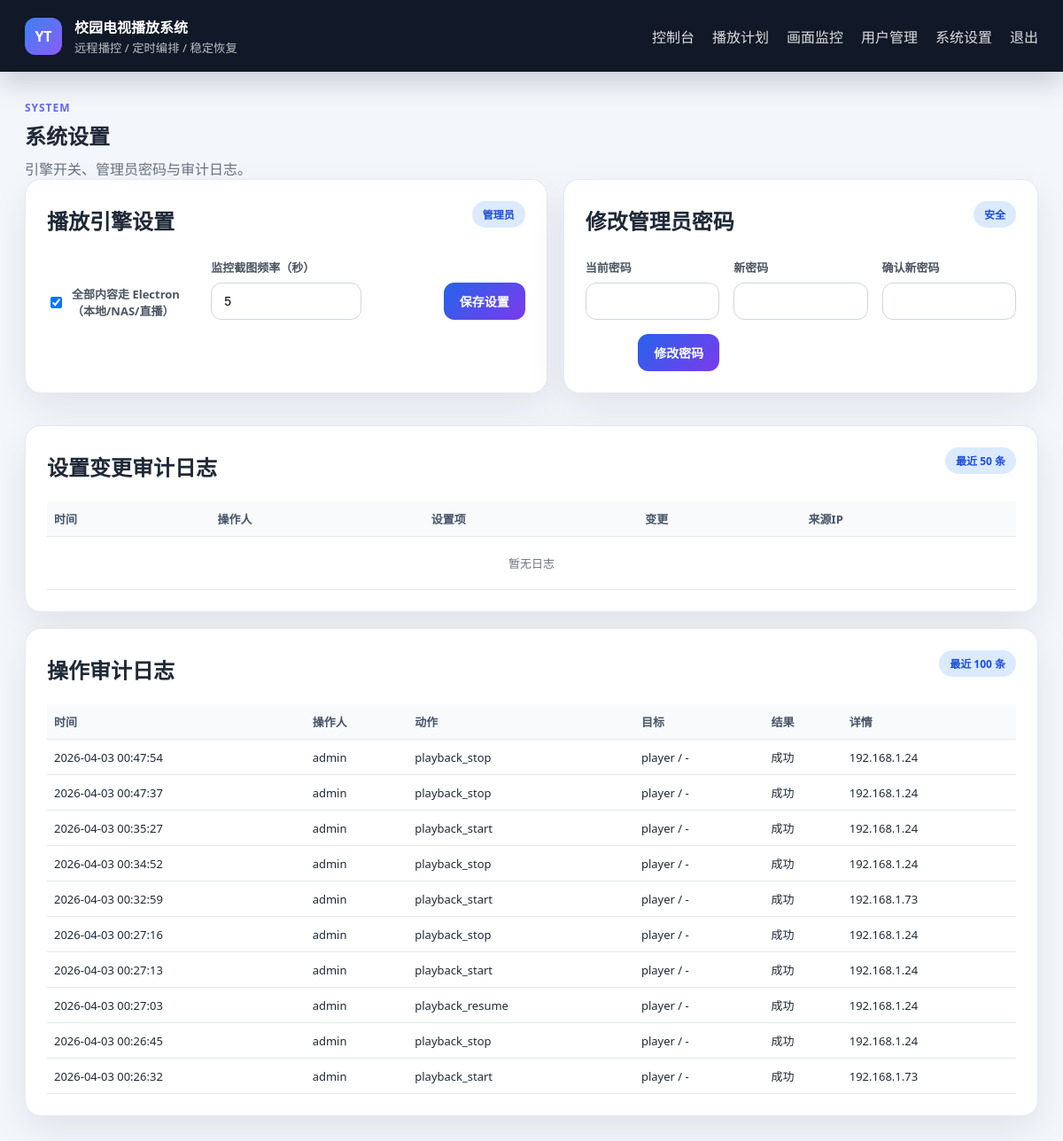
Before: /settings (signed in) with the older database file.
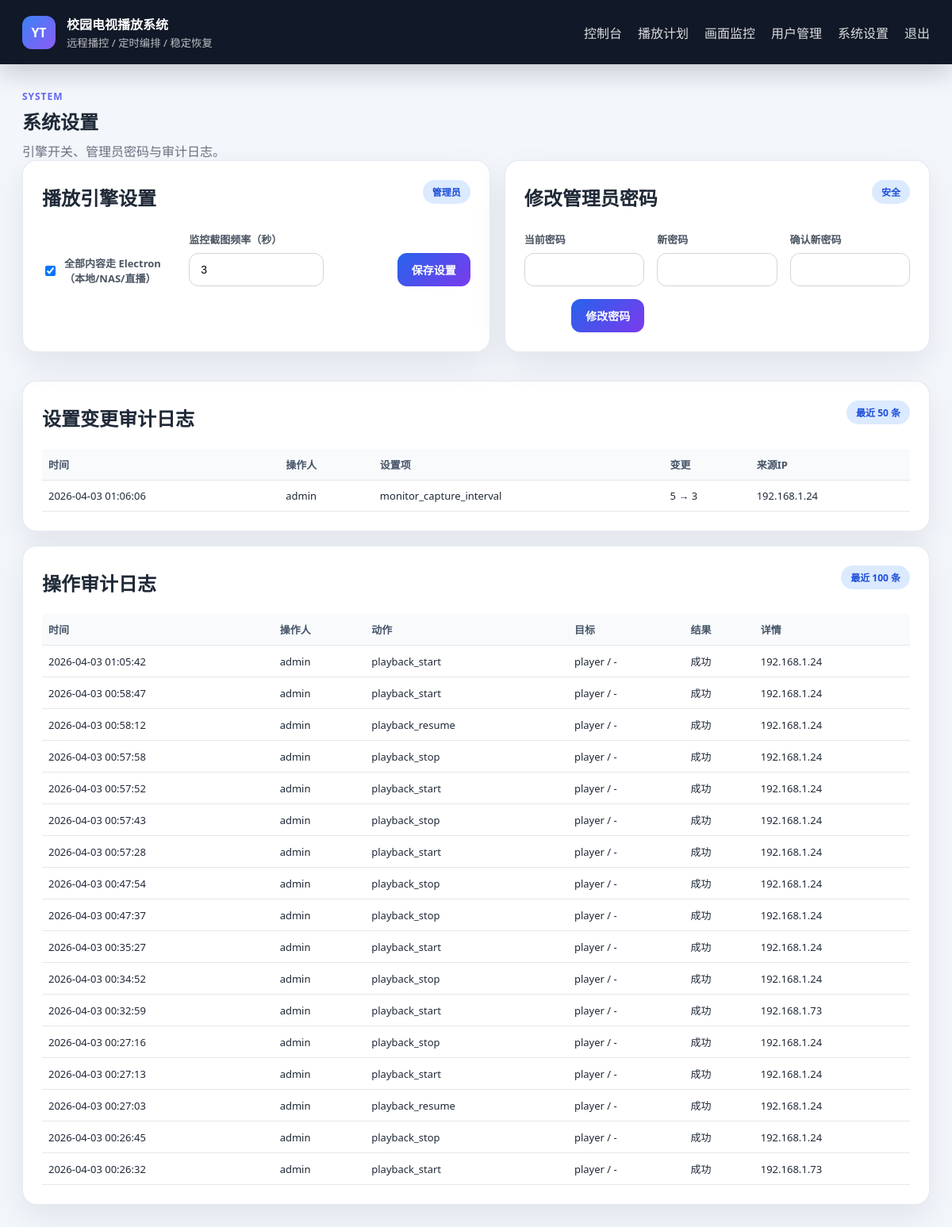
After: the same page with the newer database file.
### models.py (models this page shows, shortened)
class OperationAuditLog(db.Model):
    __tablename__ = "operation_audit_log"
    id = db.Column(db.Integer, primary_key=True)
    action = db.Column(db.String(100), nullable=False, index=True)  # playback_start / playback_stop / schedule_delete
    target_type = db.Column(db.String(50), nullable=False, default="system")  # schedule/player/system
    target_id = db.Column(db.String(100), nullable=False, default="")
    success = db.Column(db.Boolean, nullable=False, default=True)
    detail = db.Column(db.String(500), nullable=False, default="")
    operator_user_id = db.Column(db.Integer, nullable=True, index=True)
    operator_username = db.Column(db.String(50), nullable=False, default="")
    remote_addr = db.Column(db.String(100), nullable=False, default="")
    user_agent = db.Column(db.String(500), nullable=False, default="")
    created_at = db.Column(db.DateTime, nullable=False, default=datetime.now, index=True)

class SettingAuditLog(db.Model):
    __tablename__ = "setting_audit_log"
    id = db.Column(db.Integer, primary_key=True)
    setting_key = db.Column(db.String(100), nullable=False, index=True)
    old_value = db.Column(db.String(500), nullable=True)
    new_value = db.Column(db.String(500), nullable=True)
    operator_user_id = db.Column(db.Integer, nullable=True, index=True)
    operator_username = db.Column(db.String(50), nullable=False, default="")
    remote_addr = db.Column(db.String(100), nullable=False, default="")
    user_agent = db.Column(db.String(500), nullable=False, default="")
    created_at = db.Column(db.DateTime, nullable=False, default=datetime.now, index=True)

### web/routes.py (the view, shortened to what this page needs)
@main.route("/settings", methods=["GET", "POST"])
@login_required
def settings():
    if not current_user.is_admin:
        flash("只有管理员可以访问系统设置。", "error")
        return redirect(url_for("main.index"))
    all_play_via_electron = _get_setting_bool(SETTING_KEY_ALL_ELECTRON, Config.ALL_PLAY_VIA_ELECTRON)
    monitor_capture_interval = _get_setting_int(SETTING_KEY_MONITOR_INTERVAL, Config.MONITOR_CAPTURE_INTERVAL)
    audit_logs = (
        SettingAuditLog.query.order_by(SettingAuditLog.created_at.desc(), SettingAuditLog.id.desc())
        .limit(50)
        .all()
    )
    operation_logs = (
        OperationAuditLog.query.order_by(OperationAuditLog.created_at.desc(), OperationAuditLog.id.desc())
        .limit(100)
        .all()
    )
    return render_template(
        "settings.html",
        all_play_via_electron=all_play_via_electron,
        monitor_capture_interval=monitor_capture_interval,
        audit_logs=audit_logs,
        operation_logs=operation_logs,
    )

### main.py (called while the page is built)
@login_manager.user_loader
def load_user(user_id):
    try:
        return db.session.get(User, int(user_id))
    except (TypeError, ValueError):
        return None

### web/routes.py (called while the page is built)
def _get_setting_bool(key, default=False):
    item = db.session.get(SystemSetting, key)
    if not item:
        return default
    return str(item.value).strip().lower() in {"1", "true", "yes", "on"}

def _get_setting_int(key, default=0):
    item = db.session.get(SystemSetting, key)
    if not item:
        return int(default)
    try:
        return int(str(item.value).strip())
    except Exception:
        return int(default)

### templates/settings.html (shortened to what this page needs)
{% extends "base.html" %}
{% block content %}
<section class="page-header">
    <div>
        <span class="eyebrow">System</span>
        <h1>系统设置</h1>
        <p>引擎开关、管理员密码与审计日志。</p>
    </div>
</section>
<section class="layout-grid">
    <article class="panel">
        <div class="panel-head">
            <h2>播放引擎设置</h2>
            <span class="chip info">管理员</span>
        </div>
        <form method="post" action="{{ url_for('main.settings') }}" class="schedule-form">
            <label class="check-field">
                <input type="checkbox" name="all_play_via_electron" {% if all_play_via_electron %}checked{% endif %}>
                <span>全部内容走 Electron（本地/NAS/直播）</span>
            </label>
            <label class="field">
                <span>监控截图频率（秒）</span>
                <input type="number" name="monitor_capture_interval" min="2" max="3600" value="{{ monitor_capture_interval }}">
            </label>
            <div class="form-actions">
                <button type="submit" class="btn btn-primary">保存设置</button>
            </div>
        </form>
    </article>
    <article class="panel">
        <div class="panel-head">
            <h2>修改管理员密码</h2>
            <span class="chip info">安全</span>
        </div>
        <form method="post" action="{{ url_for('main.settings') }}" class="schedule-form">
            <label class="field"><span>当前密码</span><input type="password" name="old_password" required></label>
            <label class="field"><span>新密码</span><input type="password" name="new_password" required></label>
            <label class="field"><span>确认新密码</span><input type="password" name="confirm_password" required></label>
            <div class="form-actions"><button type="submit" class="btn btn-primary">修改密码</button></div>
        </form>
    </article>
</section>
<section class="panel">
    <div class="panel-head">
        <h2>设置变更审计日志</h2>
        <span class="chip info">最近 50 条</span>
    </div>
    <div class="table-wrap">
        <table class="audit-table">
            <thead><tr><th>时间</th><th>操作人</th><th>设置项</th><th>变更</th><th>来源IP</th></tr></thead>
            <tbody>
                {% for item in audit_logs %}
                <tr>
                    <td>{{ item.created_at.strftime('%Y-%m-%d %H:%M:%S') }}</td>
                    <td>{{ item.operator_username or ('UID:' ~ item.operator_user_id) }}</td>
                    <td>{{ item.setting_key }}</td>
                    <td>{{ item.old_value }} → {{ item.new_value }}</td>
                    <td title="{{ item.user_agent }}">{{ item.remote_addr }}</td>
                </tr>
                {% else %}
                <tr><td colspan="5" class="empty-cell">暂无日志</td></tr>
                {% endfor %}
            </tbody>
        </table>
    </div>
</section>
<section class="panel">
    <div class="panel-head">
        <h2>操作审计日志</h2>
        <span class="chip info">最近 100 条</span>
    </div>
    <div class="table-wrap">
        <table class="audit-table">
            <thead><tr><th>时间</th><th>操作人</th><th>动作</th><th>目标</th><th>结果</th><th>详情</th></tr></thead>
            <tbody>
                {% for item in operation_logs %}
                <tr>
                    <td>{{ item.created_at.strftime('%Y-%m-%d %H:%M:%S') }}</td>
                    <td>{{ item.operator_username or ('UID:' ~ item.operator_user_id) }}</td>
                    <td>{{ item.action }}</td>
                    <td>{{ item.target_type }} / {{ item.target_id or '-' }}</td>
                    <td>{{ "成功" if item.success else "失败" }}</td>
                    <td title="{{ item.user_agent }}">{{ item.detail or item.remote_addr }}</td>
                </tr>
                {% else %}
                <tr><td colspan="6" class="empty-cell">暂无日志</td></tr>
                {% endfor %}
            </tbody>
        </table>
    </div>
</section>
{% endblock %}

### templates/base.html (shortened to what this page needs)
<!DOCTYPE html>
<html lang="zh-CN">
<head>
    <link rel="stylesheet" href="{{ url_for('static', filename='styles.css') }}">
</head>
<body class="{% block body_class %}{% endblock %}">
    {% if current_user.is_authenticated %}
    <header class="topbar">
        <div class="brand">
            <span class="brand-mark">YT</span>
            <div>
                <strong>校园电视播放系统</strong>
                <small>远程播控 / 定时编排 / 稳定恢复</small>
            </div>
        </div>
        <nav class="nav-links">
            <a href="{{ url_for('main.dashboard') }}">控制台</a>
            <a href="{{ url_for('main.schedules_page') }}">播放计划</a>
            <a href="{{ url_for('main.monitor_page') }}">画面监控</a>
            {% if current_user.is_admin %}
            <a href="{{ url_for('main.manage_users') }}">用户管理</a>
            <a href="{{ url_for('main.settings') }}">系统设置</a>
            {% endif %}
            <a href="{{ url_for('main.logout') }}">退出</a>
        </nav>
    </header>
    {% endif %}
    <main class="page-shell">
        {% block content %}{% endblock %}
    </main>
</body>
</html>

### static/styles.css (style rules this page uses)
* { box-sizing: border-box; }
body { margin: 0; font-family: "Segoe UI", "Microsoft YaHei", sans-serif; color: #1f2937; background: #f3f6fb; }
a { color: inherit; text-decoration: none; }
.topbar { display: flex; justify-content: space-between; align-items: center; padding: 18px 28px; background: #111827; color: #fff; box-shadow: 0 12px 30px rgba(17, 24, 39, 0.18); }
.brand { display: flex; align-items: center; gap: 14px; }
.brand-mark { width: 42px; height: 42px; display: inline-flex; align-items: center; justify-content: center; border-radius: 12px; background: linear-gradient(135deg, #3b82f6, #8b5cf6); font-weight: 700; }
.brand small { display: block; color: rgba(255, 255, 255, 0.72); margin-top: 2px; }
.nav-links { display: flex; gap: 20px; }
.nav-links a { color: rgba(255, 255, 255, 0.85); }
.page-shell { max-width: 1280px; margin: 0 auto; padding: 28px; }
.page-header, .panel-head { display: flex; justify-content: space-between; align-items: flex-start; gap: 16px; }
.page-header h1, .panel-head h2 { margin: 4px 0 8px; }
.page-header p, .panel-head p { margin: 0; color: #6b7280; }
.eyebrow { display: inline-block; font-size: 12px; letter-spacing: 0.08em; text-transform: uppercase; color: #6366f1; font-weight: 700; }
.soft-badge, .chip { display: inline-flex; align-items: center; border-radius: 999px; padding: 6px 12px; font-size: 12px; font-weight: 700; background: #e5e7eb; color: #374151; }
.chip.info { background: #dbeafe; color: #1d4ed8; }
.stat-card, .panel, .auth-card, .user-card, .screen-card, .schedule-card { background: #fff; border-radius: 18px; box-shadow: 0 16px 40px rgba(15, 23, 42, 0.08); border: 1px solid rgba(226, 232, 240, 0.9); }
.layout-grid { display: grid; grid-template-columns: 1.1fr 1fr; gap: 18px; margin-bottom: 18px; }
.panel { padding: 24px; margin-bottom: 18px; }
.btn { border: none; border-radius: 12px; padding: 11px 18px; font-size: 14px; font-weight: 700; cursor: pointer; }
.btn-primary { background: linear-gradient(135deg, #2563eb, #7c3aed); color: #fff; }
.schedule-form { display: grid; grid-template-columns: repeat(3, minmax(0, 1fr)); gap: 16px; margin-top: 18px; }
.field, .check-field { display: flex; flex-direction: column; gap: 8px; }
.field span, .check-field span { font-size: 13px; color: #4b5563; font-weight: 700; }
.field input, .field select, .field textarea { width: 100%; border: 1px solid #d1d5db; border-radius: 12px; padding: 12px 14px; font-size: 14px; background: #fff; }
.check-field { flex-direction: row; align-items: center; margin-top: 29px; }
.form-actions { display: flex; align-items: flex-end; justify-content: flex-end; }
.table-wrap { overflow: auto; margin-top: 14px; }
.audit-table { width: 100%; border-collapse: collapse; font-size: 13px; }
.audit-table th, .audit-table td { border-bottom: 1px solid #e5e7eb; padding: 10px 8px; text-align: left; white-space: nowrap; }
.audit-table th { color: #475569; font-weight: 700; background: #f8fafc; position: sticky; top: 0; }

Changed rows visible on the page:
added SettingAuditLog: created_at "2026-04-03 01:06:06", operator_username "admin", setting_key "monitor_capture_interval", old_value "5", new_value "3", remote_addr "192.168.1.24"
added OperationAuditLog: created_at "2026-04-03 01:05:42", operator_username "admin", action "playback_start", target_type "player", target "-", success "成功", detail+remote_addr "192.168.1.24"
added OperationAuditLog: created_at "2026-04-03 00:58:47", operator_username "admin", action "playback_start", target_type "player", target "-", success "成功", detail+remote_addr "192.168.1.24"
added OperationAuditLog: created_at "2026-04-03 00:58:12", operator_username "admin", action "playback_resume", target_type "player", target "-", success "成功", detail+remote_addr "192.168.1.24"
added OperationAuditLog: created_at "2026-04-03 00:57:58", operator_username "admin", action "playback_stop", target_type "player", target "-", success "成功", detail+remote_addr "192.168.1.24"
added OperationAuditLog: created_at "2026-04-03 00:57:52", operator_username "admin", action "playback_start", target_type "player", target "-", success "成功", detail+remote_addr "192.168.1.24"
added OperationAuditLog: created_at "2026-04-03 00:57:43", operator_username "admin", action "playback_stop", target_type "player", target "-", success "成功", detail+remote_addr "192.168.1.24"
added OperationAuditLog: created_at "2026-04-03 00:57:28", operator_username "admin", action "playback_start", target_type "player", target "-", success "成功", detail+remote_addr "192.168.1.24"
Other visible differences:
form field monitor_capture_interval: "5" → "3"
text no longer shown: "暂无日志"
